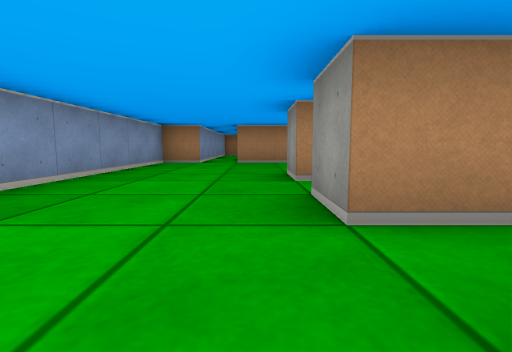
view 1 (above)

24 first-person views from a walk through a cub3D maze. The camera is about half as high as the walls, tilts 6° down and sees 85° across. The floor is counted in squares. Each view is taken from the middle of a square. On the plan, view 1 faces up. The plan holds only what a view shows up to about 9 squares ahead; the rest is blank.

view 2
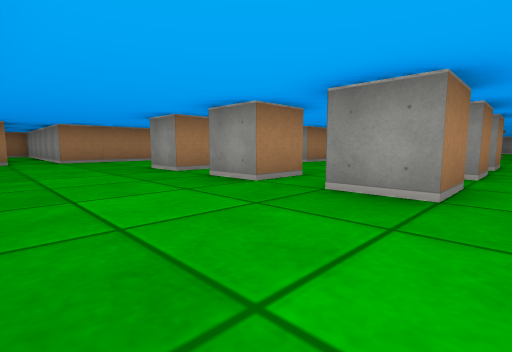

view 3
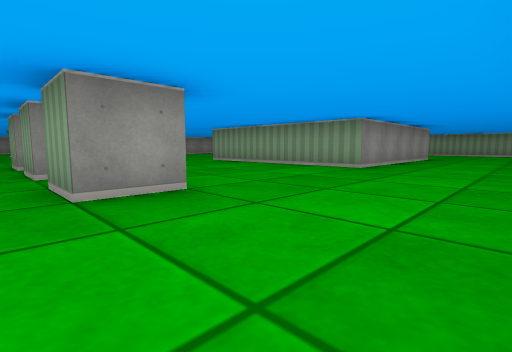

view 4
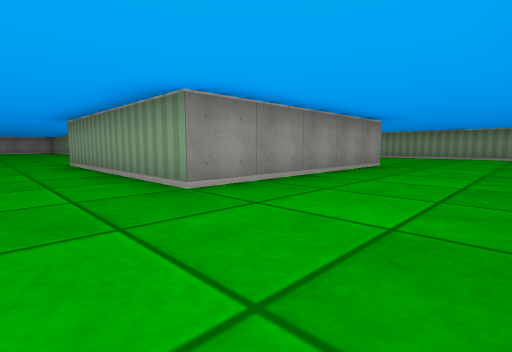

view 5
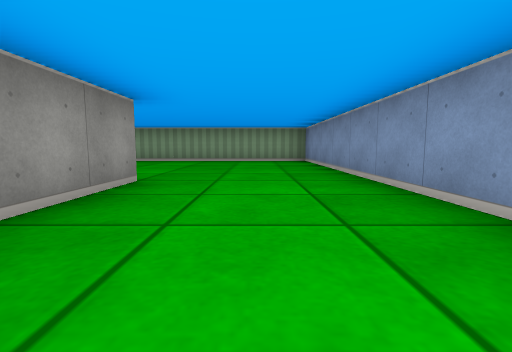

view 6
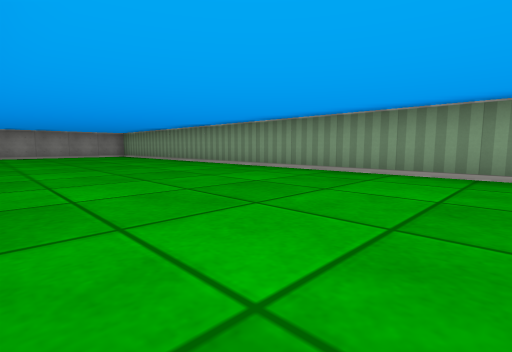

view 7
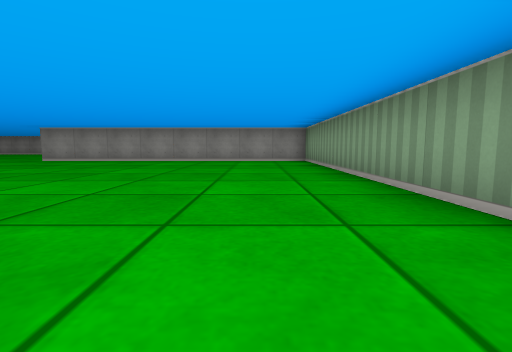

view 8
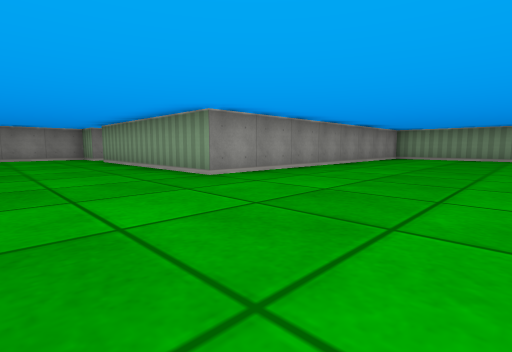

view 9
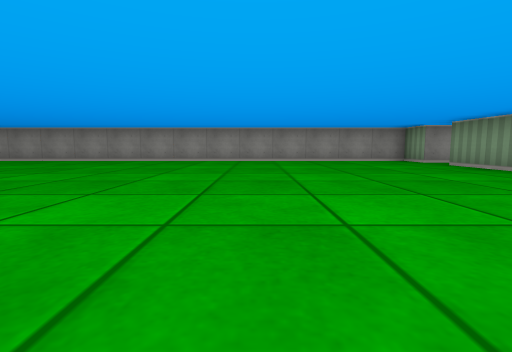

view 10
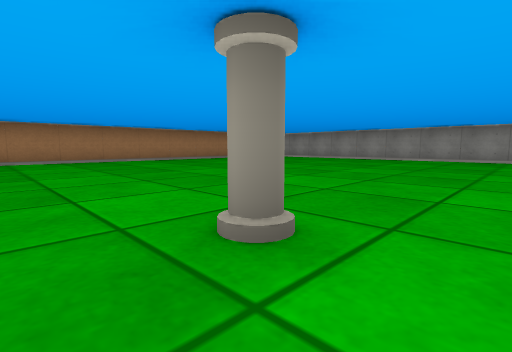

view 11
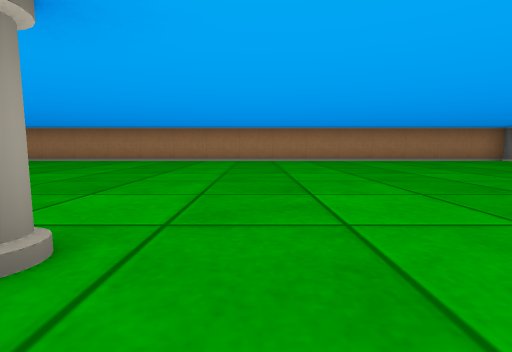

view 12
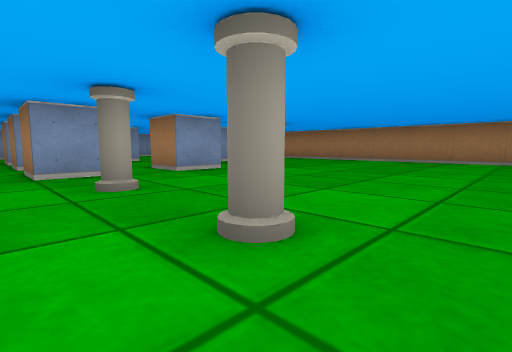

view 13
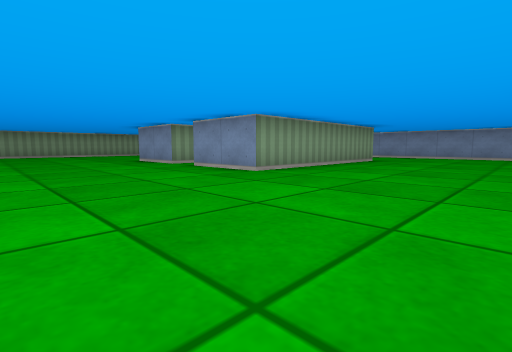

view 14
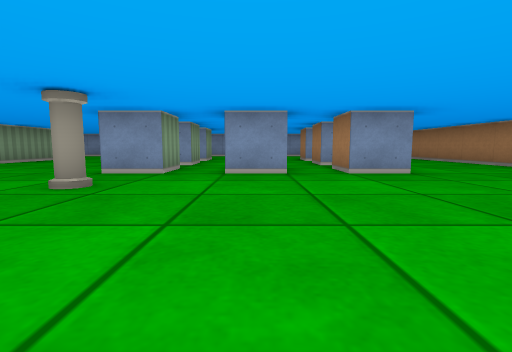

view 15
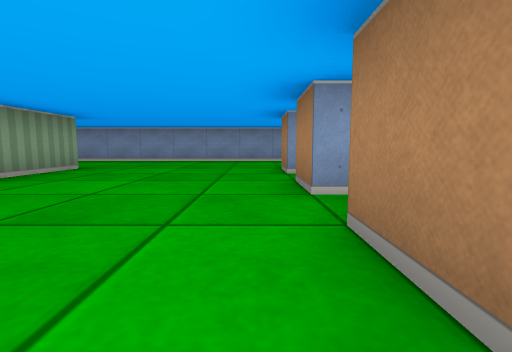

view 16
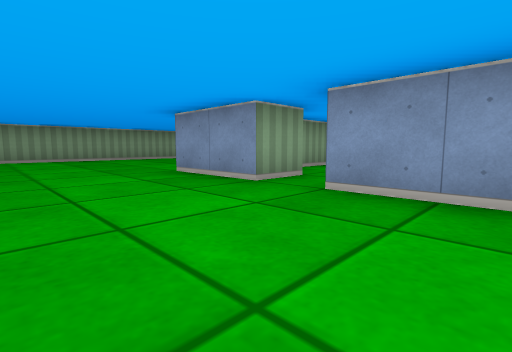

view 17
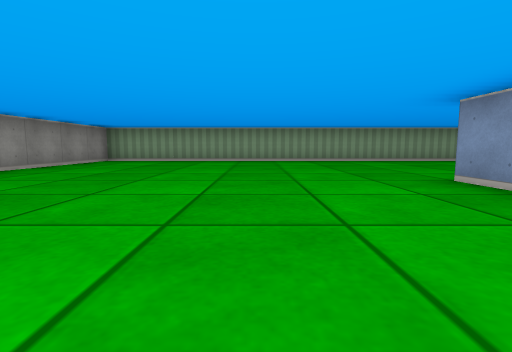

view 18
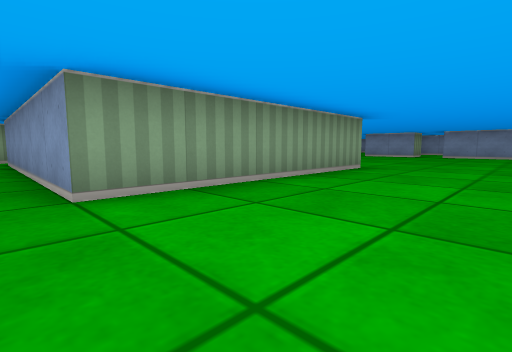

view 19
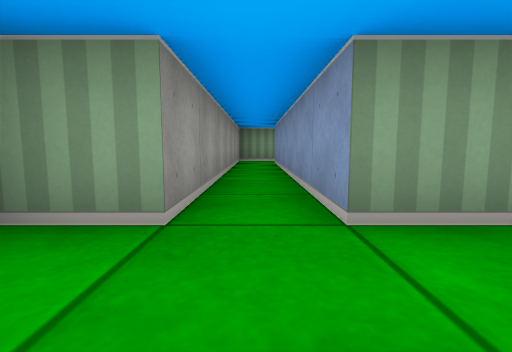

view 20
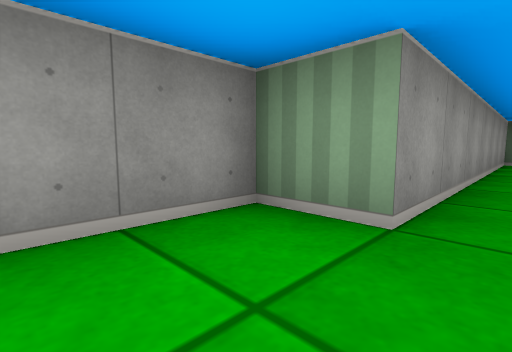

view 21
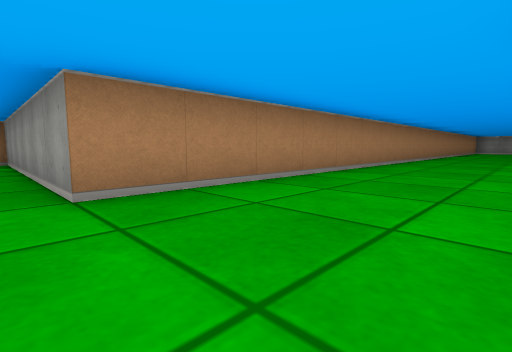

view 22
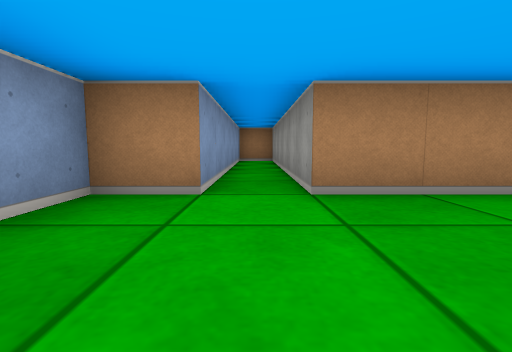

view 23
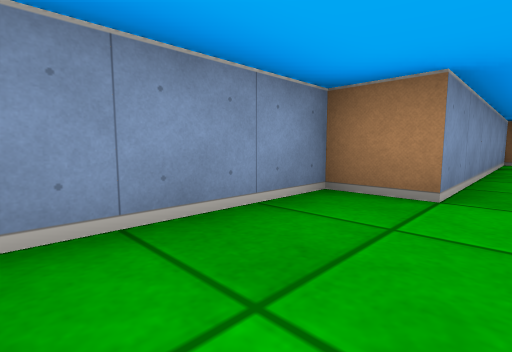

view 24
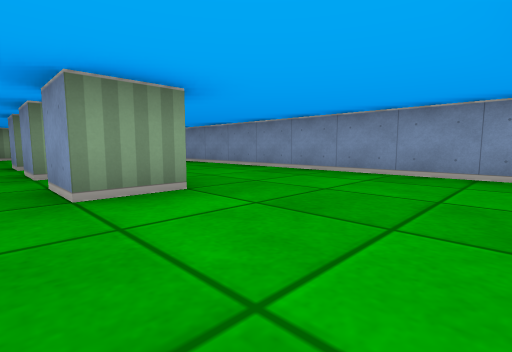

### Floor plan
Points are (right, up) in squares from view 1. A wall is a line through its corners. A room is listed if a view was taken in it or the views show most of it. See-through windows are left out.
Room 1 (views 1, 2, 3, 4, 5, 6, 7, 8, 9, 10, 11, 12, 13, 14, 15, 16, 17, 18, 19, 20, 21, 22, 23, 24)
walls: (5.5, -0.5) (4.5, -0.5) (4.5, 0.5) (5.5, 0.5) (5.5, -0.5); (3.5, -0.5) (2.5, -0.5) (2.5, 0.5) (3.5, 0.5) (3.5, -0.5); (5.5, 2.6) (5.5, 1.5) (4.5, 1.5); (5.5, -7.5) (5.5, -9.5); (1.5, -0.5) (0.5, -0.5) (0.5, 0.5) (1.5, 0.5) (1.5, -0.5); (5.5, 4.6) (5.5, 3.5) (4.5, 3.5); (3.5, 4.4) (3.5, 3.5) (2.5, 3.5); (1.5, 2.6) (1.5, 1.5) (0.5, 1.5) (0.5, 2.5); (1.5, 3.5) (0.5, 3.5) (0.5, 4.5) (1.5, 4.5) (1.5, 3.5); (0.5, -9.6) (0.5, -4.5) (5.5, -4.5) (5.5, -6.5); (17.4, -13.5) (18.5, -13.5) (18.5, -6.5) (19.5, -6.5) (19.5, 7.5) (-0.5, 7.5) (-0.5, 13.5) (-1.5, 13.5) (-1.5, 7.5) (-2.5, 7.5) (-2.5, -14.5) (12.5, -14.5) (12.5, -6.5) (17.5, -6.5) (17.5, -12.5)
ways out: opening at (5, -7)
objects: pillar (7, 0); pillar (9, 0); pillar (11, 0)

Positions as (right, up) in squares from view 1, and headings:
1: (0, 0), facing up
2: (-2, -1), facing up-right
3: (-2, 1), facing down-right
4: (-2, -3), facing down-right
5: (-1, -6), facing down
6: (0, -10), facing down-right
7: (4, -13), facing right
8: (9, -4), facing down-right
9: (11, -2), facing right
10: (10, -1), facing up-right
11: (12, -1), facing up
12: (10, -1), facing up-left
13: (9, -1), facing down-left
14: (10, 2), facing left
15: (6, -1), facing left
16: (8, -5), facing down-left
17: (8, -6), facing down
18: (18, -4), facing down-left
19: (18, -5), facing down
20: (18, -5), facing down-right
21: (-1, 5), facing up-right
22: (-1, 5), facing up
23: (-1, 5), facing up-left
24: (2, 7), facing down-left
